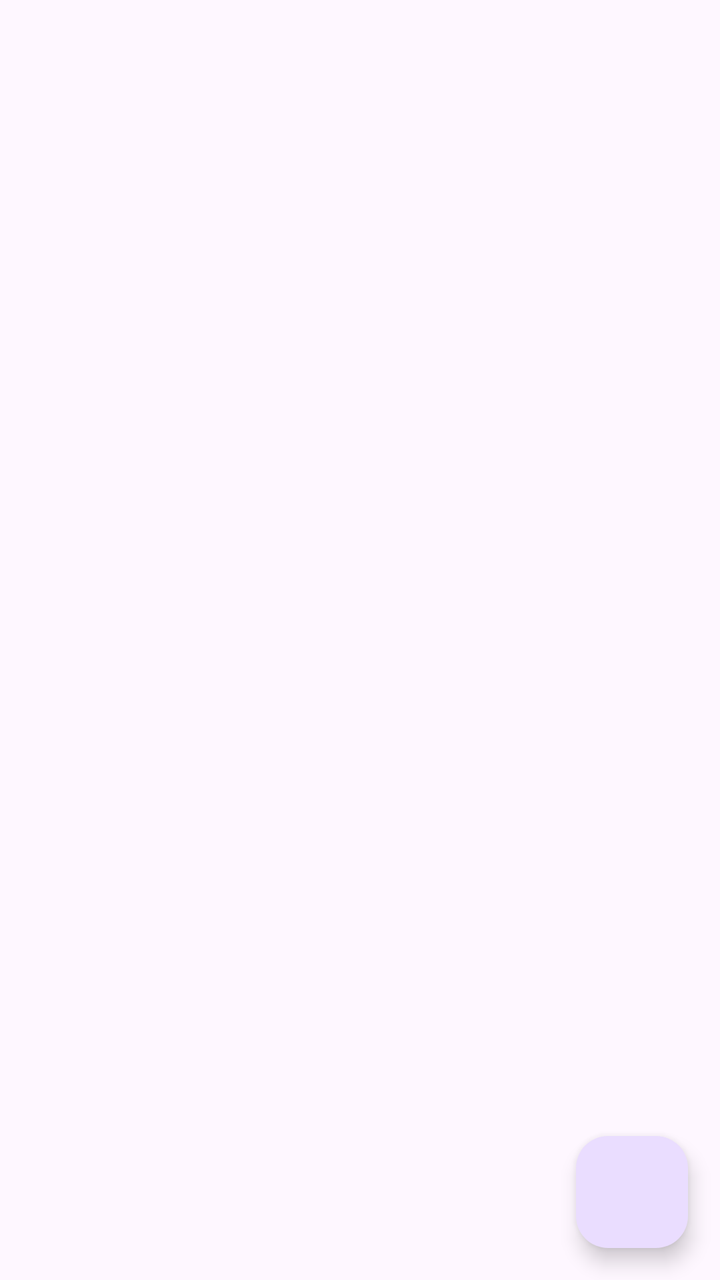
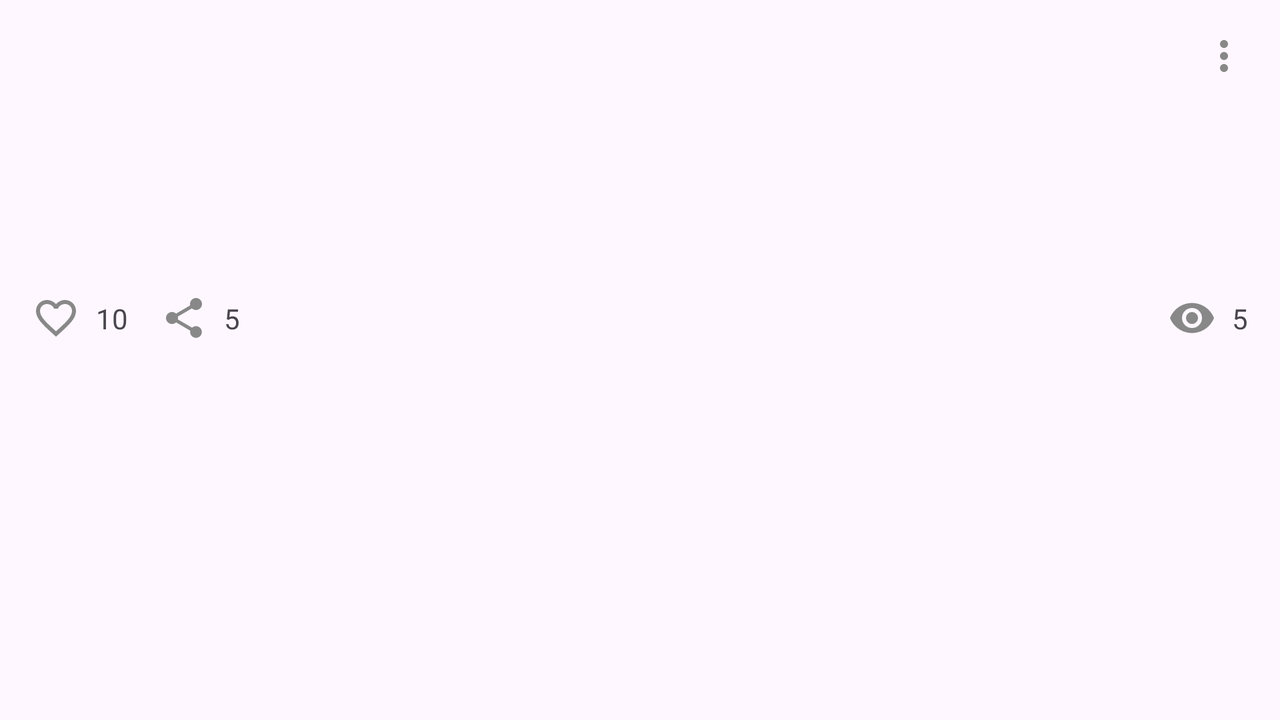

First picture: res/layout/ on a phone held upright. Second picture: the repository's own variant of that layout, on a device whose configuration matches the variant's folder. Source for both follows.
<!-- AndroidManifest.xml: application theme Theme.Netologyapplication -->
<!-- res/layout/activity_main.xml -->
<?xml version="1.0" encoding="utf-8"?>
<androidx.constraintlayout.widget.ConstraintLayout xmlns:android="http://schemas.android.com/apk/res/android"
    xmlns:app="http://schemas.android.com/apk/res-auto"
    xmlns:tools="http://schemas.android.com/tools"
    android:id="@+id/main"
    android:layout_width="match_parent"
    android:layout_height="match_parent"
    tools:context=".activity.MainActivity">

    <androidx.recyclerview.widget.RecyclerView
        android:id="@+id/list"
        android:layout_width="match_parent"
        android:layout_height="match_parent"
        android:padding="@dimen/padding"
        app:layoutManager="androidx.recyclerview.widget.LinearLayoutManager"
        app:layout_constraintLeft_toLeftOf="parent"
        app:layout_constraintRight_toRightOf="parent"
        app:layout_constraintTop_toTopOf="parent"
        tools:listitem="@layout/card_post" />

    <com.google.android.material.floatingactionbutton.FloatingActionButton
        android:id="@+id/add"
        android:layout_width="wrap_content"
        android:layout_height="wrap_content"
        app:layout_constraintBottom_toBottomOf="parent"
        app:layout_constraintEnd_toEndOf="parent"
        android:layout_margin="16dp"
        app:srcCompat="@drawable/baseline_add_24"
        />

</androidx.constraintlayout.widget.ConstraintLayout>
<!-- resources referenced by this layout -->
<resources>
  <dimen name="padding">16dp</dimen>
  <style name="Theme.Netologyapplication" parent="Base.Theme.Netologyapplication" />
  <style name="Base.Theme.Netologyapplication" parent="Theme.Material3.DayNight.NoActionBar">
          
          
      </style>
</resources>
<!-- res/layout-land/activity_main.xml (the repository's variant of the layout above) -->
<!-- drawn on the phone turned sideways -->
<?xml version="1.0" encoding="utf-8"?>
<androidx.constraintlayout.widget.ConstraintLayout xmlns:android="http://schemas.android.com/apk/res/android"
    xmlns:app="http://schemas.android.com/apk/res-auto"
    xmlns:tools="http://schemas.android.com/tools"
    android:id="@+id/main"
    android:layout_width="match_parent"
    android:layout_height="match_parent"
    android:padding="@dimen/padding"
    tools:context=".activity.MainActivity">

    <ImageView
        android:id="@+id/avatar"
        android:layout_width="@dimen/imageSize"
        android:layout_height="@dimen/imageSize"
        android:layout_marginBottom="@dimen/padding"
        android:contentDescription="@string/post_author_avatar"

        app:layout_constraintBottom_toTopOf="@id/headerBottomBarrier"
        app:layout_constraintStart_toStartOf="parent"
        app:layout_constraintTop_toTopOf="parent"

        tools:src="@sample/posts_avatars" />

    <TextView
        android:id="@+id/authorText"
        android:layout_width="0dp"
        android:layout_height="wrap_content"
        android:layout_marginHorizontal="@dimen/padding"
        android:singleLine="true"

        app:layout_constraintBottom_toTopOf="@id/publish"
        app:layout_constraintEnd_toStartOf="@id/burgerMenu"
        app:layout_constraintStart_toEndOf="@id/avatar"
        app:layout_constraintTop_toTopOf="@id/avatar"
        app:layout_constraintVertical_chainStyle="packed"

        tools:text="@sample/posts.json/data/author" />

    <TextView
        android:id="@+id/publish"
        android:layout_width="wrap_content"
        android:layout_height="wrap_content"
        android:layout_marginStart="@dimen/padding"

        app:layout_constraintBottom_toBottomOf="@id/avatar"
        app:layout_constraintStart_toEndOf="@id/avatar"
        app:layout_constraintTop_toBottomOf="@id/authorText"

        tools:text="@sample/posts.json/data/published" />

    <ImageButton
        android:id="@+id/burgerMenu"
        android:layout_width="wrap_content"
        android:layout_height="wrap_content"
        android:background="@android:color/transparent"
        android:contentDescription="@string/burger_menu"
        android:src="@drawable/more_vert"

        app:layout_constraintEnd_toEndOf="parent"
        app:layout_constraintTop_toTopOf="parent" />

    <androidx.constraintlayout.widget.Barrier
        android:id="@+id/headerBottomBarrier"
        android:layout_width="wrap_content"
        android:layout_height="wrap_content"

        app:barrierDirection="bottom"
        app:constraint_referenced_ids="avatar,publish,burgerMenu" />

    <TextView
        android:id="@+id/contentText"
        android:layout_width="match_parent"
        android:layout_height="wrap_content"
        android:layout_marginTop="@dimen/padding"
        android:layout_marginBottom="@dimen/padding"
        android:autoLink="web"
        app:layout_constraintBottom_toBottomOf="@id/footerBarrier"

        app:layout_constraintTop_toBottomOf="@id/headerBottomBarrier"

        tools:text="@sample/posts.json/data/contentText" />

    <androidx.constraintlayout.widget.Barrier
        android:id="@+id/footerBarrier"
        android:layout_width="wrap_content"
        android:layout_height="wrap_content"
        android:paddingBottom="@dimen/padding"

        app:barrierDirection="bottom"
        app:constraint_referenced_ids="contentText" />

    <ImageView
        android:id="@+id/likes"
        android:layout_width="wrap_content"
        android:layout_height="wrap_content"
        android:layout_marginVertical="@dimen/padding"
        android:contentDescription="@string/likes"
        app:layout_constraintTop_toBottomOf="@id/footerBarrier"

        tools:src="@drawable/ic_like_heart" />

    <TextView
        android:id="@+id/countLikes"
        android:layout_width="wrap_content"
        android:layout_height="wrap_content"
        android:layout_marginStart="8dp"

        app:layout_constraintBottom_toBottomOf="@id/likes"
        app:layout_constraintStart_toEndOf="@id/likes"
        app:layout_constraintTop_toTopOf="@id/likes"

        tools:numeric="integer"
        tools:text="10" />

    <ImageView
        android:id="@+id/shareIcon"
        android:layout_width="wrap_content"
        android:layout_height="wrap_content"
        android:layout_marginHorizontal="@dimen/padding"
        android:layout_marginVertical="@dimen/padding"
        android:contentDescription="@string/share_icon"

        app:layout_constraintStart_toEndOf="@id/countLikes"
        app:layout_constraintTop_toBottomOf="@id/footerBarrier"

        tools:src="@drawable/ic_share" />

    <TextView
        android:id="@+id/countShare"
        android:layout_width="wrap_content"
        android:layout_height="wrap_content"
        android:layout_marginStart="8dp"

        app:layout_constraintBottom_toBottomOf="@id/shareIcon"
        app:layout_constraintStart_toEndOf="@id/shareIcon"
        app:layout_constraintTop_toTopOf="@id/shareIcon"

        tools:numeric="integer"
        tools:text="5" />

    <ImageView
        android:id="@+id/viewIcon"
        android:layout_width="wrap_content"
        android:layout_height="wrap_content"
        android:layout_marginHorizontal="8dp"
        android:layout_marginVertical="@dimen/padding"
        android:contentDescription="@string/view_icon"
        app:layout_constraintEnd_toStartOf="@id/countView"

        app:layout_constraintTop_toBottomOf="@id/footerBarrier"

        tools:src="@drawable/ic_view" />

    <TextView
        android:id="@+id/countView"
        android:layout_width="wrap_content"
        android:layout_height="wrap_content"
        android:layout_marginStart="8dp"

        app:layout_constraintBottom_toBottomOf="@id/viewIcon"
        app:layout_constraintEnd_toEndOf="parent"
        app:layout_constraintTop_toTopOf="@id/viewIcon"

        tools:numeric="integer"
        tools:text="5" />

</androidx.constraintlayout.widget.ConstraintLayout>
<!-- resources referenced by the variant -->
<!-- as the phone turned sideways resolves them -->
<resources>
  <dimen name="imageSize">48dp</dimen>
  <dimen name="padding">16dp</dimen>
  <!-- drawable ic_like_heart (drawable) -->
  <vector xmlns:android="http://schemas.android.com/apk/res/android"
      android:width="24dp"
      android:height="24dp"
      android:tint="#888"
      android:viewportWidth="24"
      android:viewportHeight="24">
  
      <path
          android:fillColor="@android:color/white"
          android:pathData="M16.5 3c-1.74 0-3.41.81-4.5 2.09C10.91 3.81 9.24 3 7.5 3 4.42 3 2 5.42 2 8.5c0 3.78 3.4 6.86 8.55 11.54L12 21.35l1.45-1.32C18.6 15.36 22 12.28 22 8.5 22 5.42 19.58 3 16.5 3zm-4.4 15.55l-.1.1-.1-.1C7.14 14.24 4 11.39 4 8.5 4 6.5 5.5 5 7.5 5c1.54 0 3.04.99 3.57 2.36h1.87C13.46 5.99 14.96 5 16.5 5c2 0 3.5 1.5 3.5 3.5 0 2.89-3.14 5.74-7.9 10.05z" />
  
  </vector>
  <!-- drawable ic_share (drawable) -->
  <?xml version="1.0" encoding="utf-8"?>
  <vector xmlns:android="http://schemas.android.com/apk/res/android"
      android:width="24dp"
      android:height="24dp"
      android:tint="#888"
      android:viewportWidth="24"
      android:viewportHeight="24">
  
      <path
          android:fillColor="@android:color/white"
          android:pathData="M18 16.08c-.76 0-1.44.3-1.96.77L8.91 12.7c.05-.23.09-.46.09-.7s-.04-.47-.09-.7l7.05-4.11c.54.5 1.25.81 2.04.81 1.66 0 3-1.34 3-3s-1.34-3-3-3-3 1.34-3 3c0 .24.04.47.09.7L8.04 9.81C7.5 9.31 6.79 9 6 9c-1.66 0-3 1.34-3 3s1.34 3 3 3c.79 0 1.5-.31 2.04-.81l7.12 4.16c-.05.21-.08.43-.08.65 0 1.61 1.31 2.92 2.92 2.92 1.61 0 2.92-1.31 2.92-2.92s-1.31-2.92-2.92-2.92z" />
  
  </vector>
  <!-- drawable ic_view (drawable) -->
  <?xml version="1.0" encoding="utf-8"?>
  <vector xmlns:android="http://schemas.android.com/apk/res/android"
      android:width="24dp"
      android:height="24dp"
      android:tint="#888"
      android:viewportWidth="24"
      android:viewportHeight="24">
  
      <path
          android:fillColor="#000000"
          android:pathData="M12,9A3,3 0 0,0 9,12A3,3 0 0,0 12,15A3,3 0 0,0 15,12A3,3 0 0,0 12,9M12,17A5,5 0 0,1 7,12A5,5 0 0,1 12,7A5,5 0 0,1 17,12A5,5 0 0,1 12,17M12,4.5C7,4.5 2.73,7.61 1,12C2.73,16.39 7,19.5 12,19.5C17,19.5 21.27,16.39 23,12C21.27,7.61 17,4.5 12,4.5Z" />
  
  </vector>
  <!-- drawable more_vert (drawable) -->
  <vector xmlns:android="http://schemas.android.com/apk/res/android"
      android:width="24dp"
      android:height="24dp"
      android:tint="#888"
      android:viewportWidth="24"
      android:viewportHeight="24">
  
      <path
          android:fillColor="@android:color/white"
          android:pathData="M12,8c1.1,0 2,-0.9 2,-2s-0.9,-2 -2,-2 -2,0.9 -2,2 0.9,2 2,2zM12,10c-1.1,0 -2,0.9 -2,2s0.9,2 2,2 2,-0.9 2,-2 -0.9,-2 -2,-2zM12,16c-1.1,0 -2,0.9 -2,2s0.9,2 2,2 2,-0.9 2,-2 -0.9,-2 -2,-2z" />
  
  </vector>
  <string name="burger_menu" translatable="false">burger_menu</string>
  <string name="likes" translatable="false">likes</string>
  <string name="post_author_avatar">Post author avatar</string>
  <string name="share_icon" translatable="false">share_icon</string>
  <string name="view_icon" translatable="false">view_icon</string>
  <style name="Theme.Netologyapplication" parent="Base.Theme.Netologyapplication" />
  <style name="Base.Theme.Netologyapplication" parent="Theme.Material3.DayNight.NoActionBar">
          
          
      </style>
</resources>
